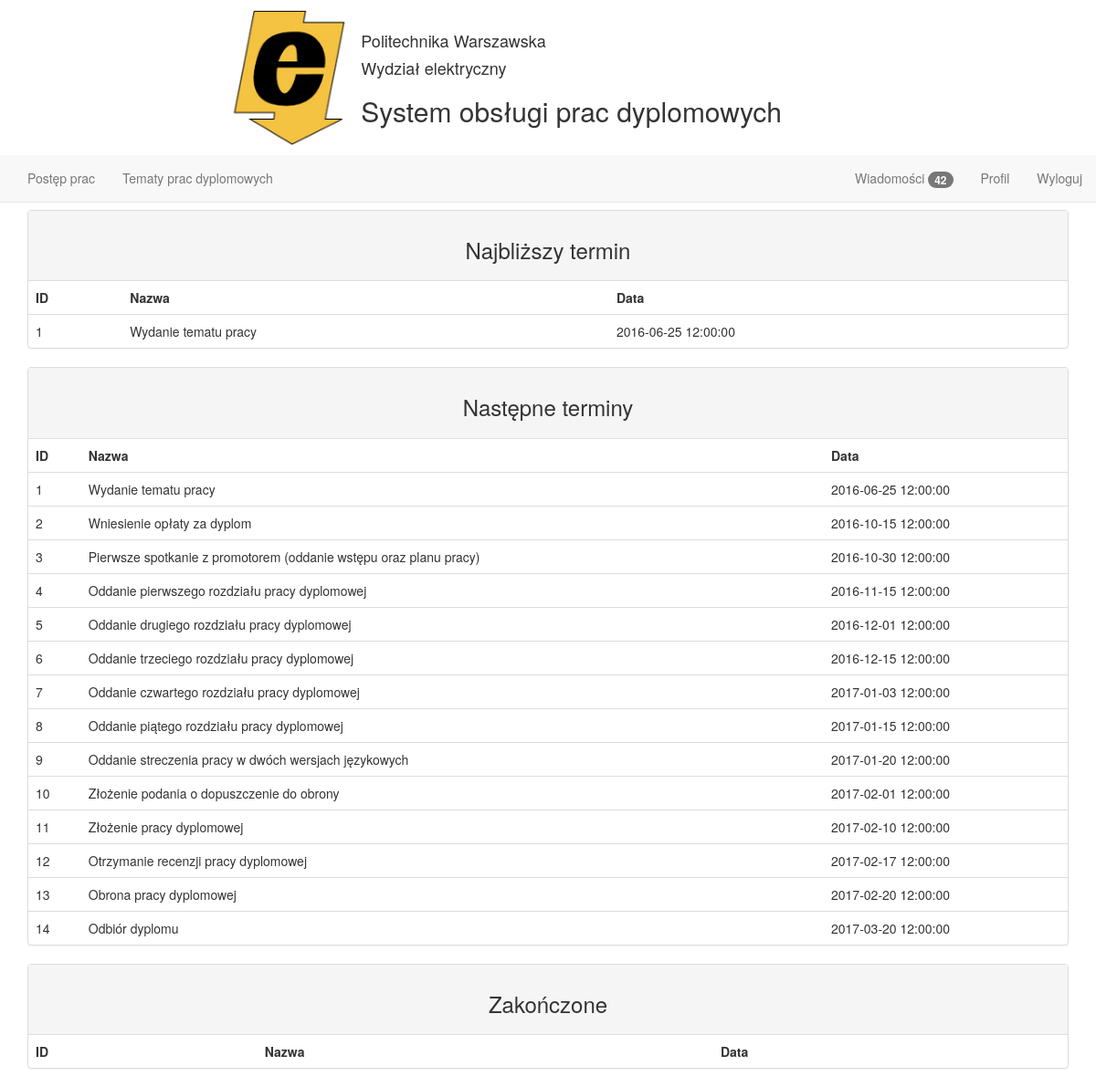
The app's page /work_progress, older data.
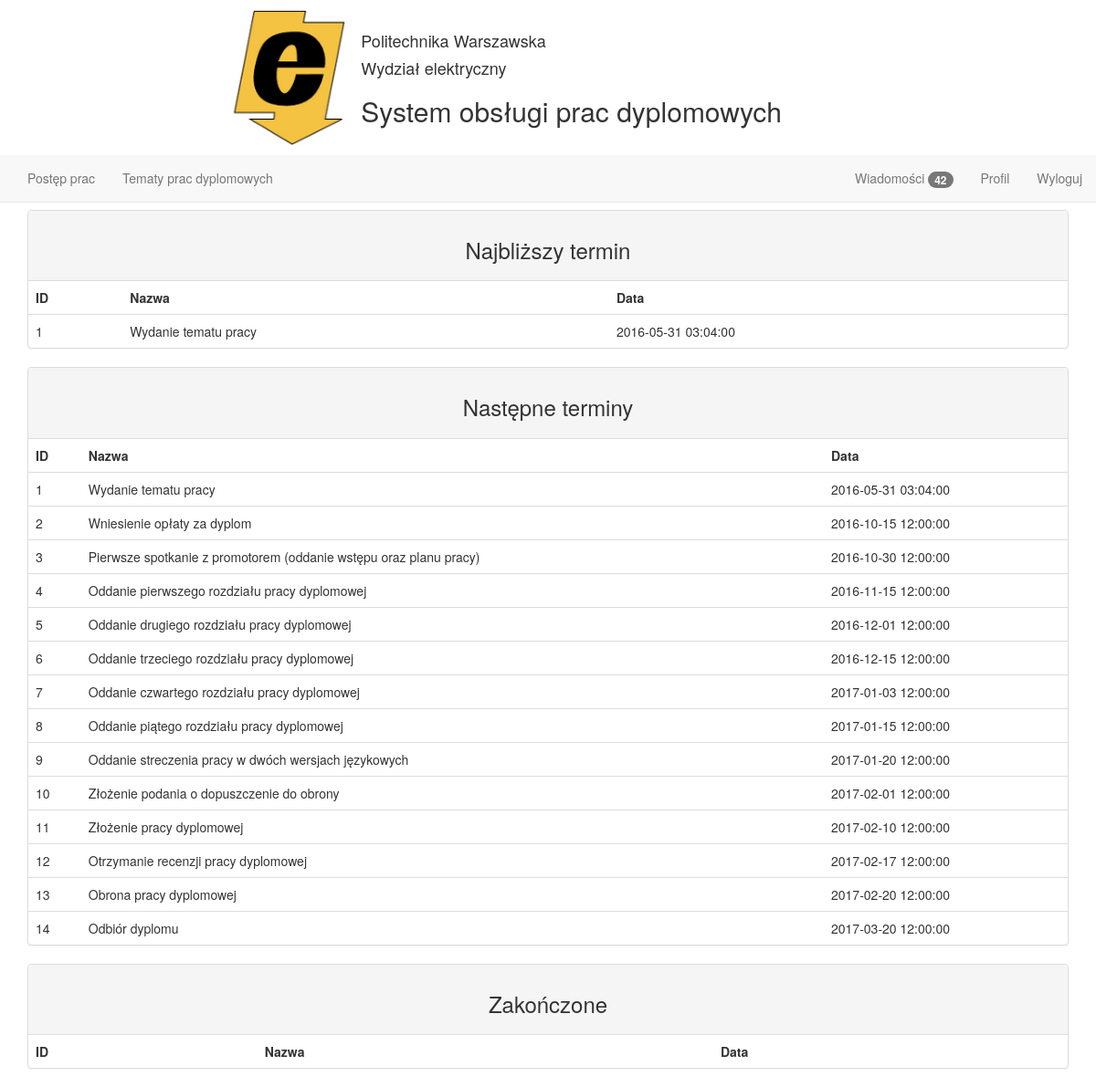
The same page, newer data.
### tables this page shows
CREATE TABLE termin(
  id_terminu INTEGER PRIMARY KEY AUTOINCREMENT ,
  nazwa TEXT NOT NULL,
  data TEXT NOT NULL
);

### main.py (the view)
@app.route('/work_progress')
def work_progress():
    cur = g.db.execute('SELECT count(*) FROM student_etap WHERE id_student = 1 AND czy_zakonczony = 1;')
    closest_term = [dict(number=row[0] + 1) for row in cur.fetchall()]
    cur = g.db.execute(
        'SELECT termin.id_terminu, termin.nazwa, termin.data FROM termin INNER JOIN student_etap ON termin.id_terminu = student_etap.id_termin WHERE student_etap.czy_zakonczony = 0 AND termin.id_terminu = ' + str(
            closest_term[0].get('number')) + ' AND student_etap.id_student = 1  ;')
    closest_term_name = [dict(id=row[0], nazwa=row[1], data=row[2]) for row in cur.fetchall()]
    cur = g.db.execute(
        'SELECT termin.id_terminu, termin.nazwa, termin.data FROM termin INNER JOIN student_etap ON termin.id_terminu = student_etap.id_termin WHERE student_etap.czy_zakonczony = 0 AND student_etap.id_student = 1;')
    next_terms = [dict(id=row[0], nazwa=row[1], data=row[2]) for row in cur.fetchall()]
    cur = g.db.execute(
        'SELECT termin.id_terminu, termin.nazwa, termin.data FROM termin INNER JOIN student_etap ON termin.id_terminu = student_etap.id_termin WHERE student_etap.czy_zakonczony = 1 AND student_etap.id_student = 1;')
    done_terms = [dict(id=row[0], nazwa=row[1], data=row[2]) for row in cur.fetchall()]
    return render_template('student_control.html', closest_term_name=closest_term_name, next_terms=next_terms,
                           done_terms=done_terms)

### main.py (called while the page is built)
def connect_db():
    return sqlite3.connect(app.config['DATABASE'])

@app.before_request
def before_request():
    g.db = connect_db()

@app.teardown_request
def teardown_request(exception):
    db = getattr(g, 'db', None)
    if db is not None:
        db.close()

### templates/student_control.html (shortened to what this page needs)
{% extends "student_layout.html" %} {% block main %}
    <div class="panel panel-default">
        <div class="panel-heading text-center"><h3>Najbliższy termin</h3></div>
        <table class="table">
            <thead>
            <tr>
                <td>ID</td>
                <td>Nazwa</td>
                <td>Data</td>
            </tr>
            </thead>
            <tbody>
            {% for closest_term_name in closest_term_name %}
                <tr>
                    <td>{{ closest_term_name.id }}</td>
                    <td>{{ closest_term_name.nazwa }}</td>
                    <td>{{ closest_term_name.data }}</td>
                </tr>
            {% endfor %}
            </tbody>
        </table>
    </div>
        <div class="panel panel-default">
        <div class="panel-heading text-center"><h3>Następne terminy</h3></div>
        <table class="table">
            <thead>
            <tr>
                <td>ID</td>
                <td>Nazwa</td>
                <td>Data</td>
            </tr>
            </thead>
            <tbody>
            {% for next_terms in next_terms %}
                <tr>
                    <td>{{ next_terms.id }}</td>
                    <td>{{ next_terms.nazwa }}</td>
                    <td>{{ next_terms.data }}</td>
                </tr>
            {% endfor %}
            </tbody>
        </table>
    </div>
        <div class="panel panel-default">
        <div class="panel-heading text-center"><h3>Zakończone</h3></div>
        <table class="table">
            <thead>
            <tr>
                <td>ID</td>
                <td>Nazwa</td>
                <td>Data</td>
            </tr>
            </thead>
        </table>
    </div>
{% endblock %}

Row changes from the older to the newer data that the page shows:
changed termin "Wydanie tematu pracy": data "2016-06-25 12:00:00" → "2016-05-31 03:04:00"
